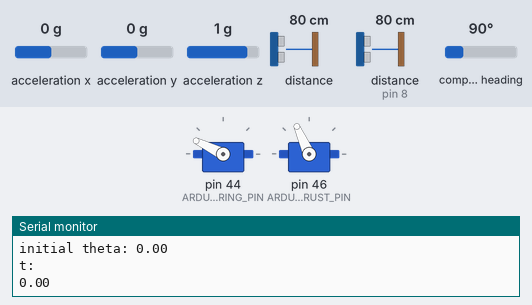
The sketch below on a simulated Arduino Mega 2560, built with avr-gcc and run on an emulated ATmega2560. On the bench: 2 × servo, the last lines printed to the serial monitor. Wiring (inferred from the names in the program): ultrasonic range finder: trigger pin 9; echo pin 8. Inputs (shaded band) come from the test bench; at power-on: distance to the obstacle (sensor on pin 8) 80 cm, distance to the obstacle 80 cm, acceleration x 0 g, acceleration y 0 g, acceleration z 1 g, compass heading 90°. The echo pulse lasts 58.3 µs per cm.

Above: at 5.2 s.
5.3 s: distance to the obstacle (sensor on pin 8) set to 97 cm
At 7.1 s:
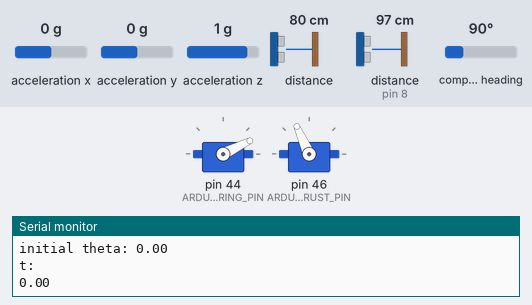
9.5 s: distance to the obstacle (sensor on pin 8) set to 104 cm
At 11.0 s:
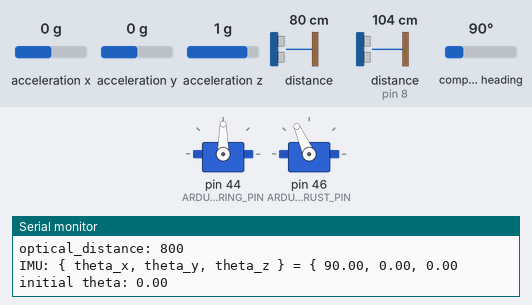
11.1 s: distance to the obstacle (sensor 0) set to 75 cm
12.6 s: distance to the obstacle (sensor 0) set to 66 cm
At 14.1 s:
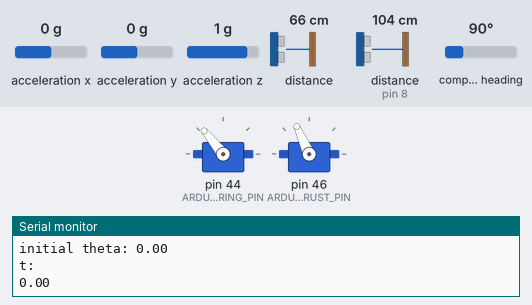
16.8 s: distance to the obstacle (sensor on pin 8) set to 2 cm
21.0 s: distance to the obstacle (sensor on pin 8) set to 120 cm
Timing chart, 0 to 26.2 s (numbered marks = the images above; inputs shaded):
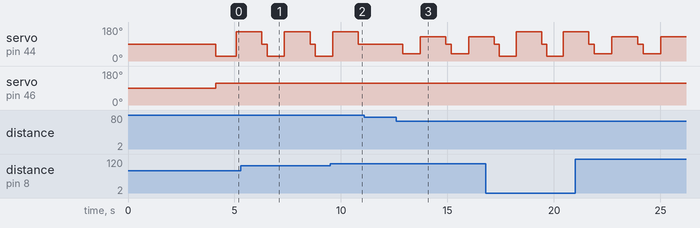

The sketch:

testerCode.ino
```cpp
#include <Arduino.h>
#include <Servo.h>
#include <Ultrasonic.h>
#include "pin_numbers.h"
#include "Adafruit_VL53L0X.h"
#include <Adafruit_BNO055.h>


// The following minimum and maximum command values are technically arbitrary, so I'm going to pick values
// such that negative means reverse, postive means forward, and zero means stop, since that makese sense to me.
#define THRUST_CMD_MIN -100
#define THRUST_CMD_MAX 100
// notice I didn't actually specify a 0 value, 0 will mean stop as a consequence of having a symetric minimum and maximum value: 0 will be in the
// middle of these two values, which will correspond to the middle value of the servo minimum and maximum, which corresponds to "stop".

// Same as above, I'm just picking values so that negative means left and postivie right, and the numbers should
// roughly correspond with the steering angle which we know is constrained to -35 to 35 degrees.
#define STEERING_CMD_MIN -35
#define STEERING_CMD_MAX 35

// The following pin numbers are determined by the PCB design and should not be changed,
// unless you have had to re-wire the servo lines to different pins for some reason.
// This sets the steering servo pin to 44.
#define ARDUINO_STEERING_PIN 44
// This sets the thrust servo pin to 46.
#define ARDUINO_THRUST_PIN 46

// This sets the minimum and maximum values in microseconds
// of the steering servo pulse width, These values are determined by the hardware and should not be changed.
#define STEERING_SERVO_MIN 919
#define STEERING_SERVO_MAX 2088
// This sets the minimum and maximum values in microseconds
// of the drive servo pulse width
#define THRUST_SERVO_MIN 1292
#define THRUST_SERVO_MAX 1688
// Strictly speaking, the above #define lines are not necessary, See note 1 for an explanation.
  // This sets the ultrasonic distance sensor trigger pin to output mode
// These are the steering and thrust servo objects
// They store configuration information for each servo
Servo steering_servo;
Servo thrust_servo;

// These will be our variables to control the thrust and steering. Values will be on the range defined by the *_CMD_MIN and *_CMD_MAX lines at the top of this file.
int thrust_command = 0;
int steering_command = 0;
int safetyDistance = 1000;
int lidarDistance = 700;
int ultrasonic_distance;
double initial_theta;
boolean isTurningLidar;
boolean isTurningUltras;
double t;

Adafruit_VL53L0X optical_sensor = Adafruit_VL53L0X();
Adafruit_BNO055 imu_sensor = Adafruit_BNO055( 55 );
VL53L0X_RangingMeasurementData_t optical_distance_object;
int optical_distance;
imu::Vector<3> euler_angles;


//Ultrasonic ultrasonicThree(ULTRASONIC_TRIGGER_PIN_3, ULTRASONIC_ECHO_PIN_3);  // for a sensor mounted on the left side
Ultrasonic ultrasonicFour(ULTRASONIC_TRIGGER_PIN_4, ULTRASONIC_ECHO_PIN_4); // for a sensor mounted on the right side
void setup() {
  delay(4000);
   initial_theta = euler_angles.x();

  // These lines configure the arduino hardware to interface with the two servos
  steering_servo.attach( ARDUINO_STEERING_PIN, STEERING_SERVO_MIN, STEERING_SERVO_MAX );
  thrust_servo.attach( ARDUINO_THRUST_PIN, THRUST_SERVO_MIN, THRUST_SERVO_MAX );
    // This sets the ultrasonic distance sensor trigger pin to output mode
  pinMode( ULTRASONIC_TRIGGER_PIN_4, OUTPUT );
  // This sets the ultrasonic distance sensor echo pin to input mode
  pinMode( ULTRASONIC_ECHO_PIN_4, INPUT );
  Serial.begin(9600);
  delay(10);
  Serial.println("start up");

    if ( !imu_sensor.begin() )
  {
      // This prints an error stating that Arduino was unable to connect to the BNO055
      Serial.println(F("Cannot successfully connect to BNO055."));
      // This pauses the program execution
      while(1);
  }
    imu_sensor.setExtCrystalUse( true );

    if ( !optical_sensor.begin() )
  {
    // If defined by the user, this prints an error to the terminal

      // This prints an error stating that Arduino was unable to connect to the VL53L0X
      Serial.println(F("Cannot successfully connect to VL53L0X."));
      // This pauses the program execution
      while(1);
  }
}
unsigned long printInterval = 500;
unsigned long lastPrint = millis();
void loop() {
  optical_distance = measure_optical_distance();
  ultrasonic_distance = measure_ultrasonic_distance( ULTRASONIC_TRIGGER_PIN_4, ULTRASONIC_ECHO_PIN_4);
  euler_angles = imu_sensor.getVector( Adafruit_BNO055::VECTOR_EULER );
  int constant = -6;

double  theta_sensor = euler_angles.x() - initial_theta;

  thrust_command = 27;
    if (isTurningLidar)
  {
    delay(700);
    steering_command = 15;
   int steering_value = constrain(
                         map(steering_command, STEERING_CMD_MIN, STEERING_CMD_MAX, STEERING_SERVO_MIN, STEERING_SERVO_MAX),
                         STEERING_SERVO_MIN, STEERING_SERVO_MAX);
       steering_servo.write( steering_value);

    isTurningLidar = false;
    isTurningUltras = false;
    delay(1200);
    steering_command = 0;
  }
  else if (isTurningUltras)
  {
       delay(700);
    steering_command = 25;

    isTurningUltras = false;
    isTurningLidar = false;
   int steering_value = constrain(
                         map(steering_command, STEERING_CMD_MIN, STEERING_CMD_MAX, STEERING_SERVO_MIN, STEERING_SERVO_MAX),
                         STEERING_SERVO_MIN, STEERING_SERVO_MAX);
       steering_servo.write( steering_value);
       delay(1200);
     steering_command = 0;
  }
  else if (ultrasonic_distance <= safetyDistance || optical_distance <= safetyDistance)
  {
    if (ultrasonic_distance <= safetyDistance && !isTurningUltras)
    {
      steering_command = -25;
      isTurningUltras = true;

    }
    else if (optical_distance <= lidarDistance && optical_distance != -1 && !isTurningLidar)
    {
      steering_command = -20;
      isTurningLidar = true;
    }
  }
//  else if ( ( theta_sensor < 0.5 ) && ( theta_sensor > -0.5) )
//  {
//    steering_command = 0;
//  }
//  else
//  {
//     steering_command = constant * theta_sensor * steering_command;
//
//  }

   int thrust_value = constrain( //note in previous examples we did not use the constrain function. See Note 2
                       map(thrust_command, THRUST_CMD_MIN, THRUST_CMD_MAX, THRUST_SERVO_MIN, THRUST_SERVO_MAX),
                       THRUST_SERVO_MIN, THRUST_SERVO_MAX);

   int steering_value = constrain(
                         map(steering_command, STEERING_CMD_MIN, STEERING_CMD_MAX, STEERING_SERVO_MIN, STEERING_SERVO_MAX),
                         STEERING_SERVO_MIN, STEERING_SERVO_MAX);


  steering_servo.write( steering_value);
  thrust_servo.write(thrust_value);


  // Here's where you might read from the sensors to determine what values you want to set thrust_command and steering_command to.
  //unsigned int ultrasonicFour = measure_ultrasonic_distance( ULTRASONIC_TRIGGER_PIN_4, ULTRASONIC_ECHO_PIN_4 );
//  optical_distance = measure_optical_distance();
//  euler_angles = imu_sensor.getVector( Adafruit_BNO055::VECTOR_EULER );

 // thrust_command = 0;   // 0 should be stop, negative values reverse, positive values forward. Values may range from THRUST_CMD_MIN and THRUST_CMD_MAX
 // steering_command = 0; // 0 is straight ahead, negative values left, positive values right. Values may range from STEERING_CMD_MIN to STEERING_CMD_MAX


  // this is what actually updates the servo controller and changes the hardware value
//  if (optical_distance > safetyDistance)
//  {
//    thrust_command = 30;
//    steering_command = 0;
//
//  }
//  else if (optical_distance <= safetyDistance)
//  {
//    steering_command = 15;
//    thrust_command = 15;
//
//    t = time();
//    is_turning = true;
//
//
//  }
//
//  if ( ( is_turning ) && ( t > 5) )
//  {
//
//    steering_command = -15
//    thrust_command = 15;
//
//    is_turning_back = true;
//  }


   // this map function takes a variable on a range between THRUST_CMD_MIN and THRUST_CMD_MAX and returns a corresponding value
  // on the range of THRUST_SERVO_MIN and THRUST_SERVO_MAX
  if (millis() - lastPrint > printInterval)
  {
  lastPrint = millis();
  Serial.println("**********************");
  Serial.print("thrust_value = ");
  Serial.println(thrust_value);

  Serial.print("thrust_command = ");
  Serial.println(thrust_command);

  Serial.print("steering_command = ");
  Serial.println(steering_command);

  Serial.print("optical_distance: ");
  Serial.println(optical_distance);
  Serial.print("IMU: ");
  Serial.print("{ theta_x, theta_y, theta_z } = { ");
    // This prints the X angle to the serial terminal
  Serial.print( euler_angles.x() );
    // This prints a comma for the displayed vector
  Serial.print(", ");
    // This prints the Y angle to the serial terminal
    Serial.print( euler_angles.y() );
    // This prints a comma for the displayed vector
    Serial.print(", ");
    // This prints the Z angle to the serial terminal
    Serial.print( euler_angles.z() );
    Serial.println("");
    Serial.print("initial theta: ");
    Serial.println(initial_theta);
    Serial.println("t: ");
    Serial.print(t);
  }
  //thrust_servo.writeMicroseconds(thrust_value);
 // steering_servo.writeMicroseconds(steering_value);

  // As a general good practice, only call functions that will make changes to the hardware, such as the above writeMicrosecond calls, in just one place in the main loop.
  // It usually makes sense to make this happen at the end of the loop, just before the closing }.
  // This will make any problems much easier to debug than if these calls were sprinkled throughout more complex code.
}

/* Note 1
 *  We could also just put all the numbers directly into the code where needed and the result would be the exact same program uploaded
 *  to the Arduino. The #define lines are to help us humans stay organized and remember what all the values mean, and collect them in
 *  a place that makes it easier to go back and change if we ever want to. When numbers show up directly in the code
 *  we call them "magic numbers", because their meaning is obscured, and there is no context for the value (so the joke is that they are magic).
 *  It is generally considered bad practice to use magic numbers because it makes it difficult for someone reading the code to understand the meaning.
 *  That "someone" could very easily be you a couple weeks after you've last looked, and have since forgotten the meaning behind all the magic numbers!
 */

/* Note 2
 *  The map function by itself does not prevent the output value going beyond the minimum or maximum output range. For example
 *  map(x, -50, 50, -100, 100);
 *  Will take the value in x, assumed to be on a range of [-50, 50] and map to [-100, 100].
 *  However, if x is greater than 50, or less than -50, map will happily return a value greater than 100, or less than -100.
 *  Wrapping map in constrain like so:
 *  constrain(map(x, -50, 50, -100, 100), -100, 100);
 *  will force the output value to within the bounds set by constrain. When you are just typing in numbers manually this may not seem very useful,
 *  but when values for the commanded thrust or steering are generated by parts of the algorithm, we would like some way of making sure that they do not
 *  exceed the maximum range of the servo values!
 */
 unsigned int measure_ultrasonic_distance( int trigger_pin, int echo_pin )
{

  // This function returns the distance measured by the ultrasonic distance
  // sensors in units of millimeters.

  // This is the number of instances to average the distance measurement over
  int sample_number = 5;

  // This initializes an indexing variable for counting the number of
  // distance measurement samples
  int sample_index;

  // This initializes the distance measurement variable
  unsigned long int echo_duration = 0;

  // This iterates through the distance sample measurements adding the
  // current measurement value to a running sum
  for ( sample_index = 0; sample_index < sample_number; sample_index++ )
  {

    // This sets the trigger pin to low to avoid extraneous noise in the
    // distance measurement
    digitalWrite( trigger_pin, LOW );
    // This delays for a short period to ensure that the pin is fully set
    // to zero
    delayMicroseconds( 2 );

    // This sets the trigger pin to high to trigger the ultrasonic sensor
    // to emit the burst of ultrasonic signals
    digitalWrite( trigger_pin, HIGH );
    // This pauses for 10 microseconds to ensure that the ultrasonic sensor
    // fully triggers
    delayMicroseconds( 10 );
    // This sets the trigger pin to low so that the ultrasonic sensor will
    // only trigger a single time
    digitalWrite( trigger_pin, LOW );

    // This reads the echo pin and returns the travel time in microseconds
    // and adds it to the running sum
    echo_duration += pulseIn( echo_pin, HIGH );

    // This pauses for 10 milliseconds to ensure that any echos don't
    // contaminate the next measurement
    delay( 10 );

  }

  // This calculates the distance in millimeters by averageing over the
  // measured samples and dividing by twice the speed of sound
  unsigned int echo_distance = ( ( float ) echo_duration / ( float ) sample_number ) / 5.9;

  // This returns the distance from the ultrasonic sensor
  return echo_distance;

}
```

measure_optical_distance.ino
```cpp
// This function measures the optical distance as returned by the VL53L0X
// optical time of flight distance sensor.
int measure_optical_distance()
{

   // This creates an object to store the distance measurement from the
   // optical distance sensor
   VL53L0X_RangingMeasurementData_t optical_distance_object;


  // This takes a distance measurement from the optical distance
  // sensor
  optical_sensor.rangingTest( &optical_distance_object, false);

  // This initializes the output distance from the optical sensor
  int tof_distance = -1; // use negative number to indicate out-of-range

  // If the sensor isn't out of range, this returns the measured distance
  if ( optical_distance_object.RangeStatus != 4 )
  {
    // This extracts the measured distance from the optical sensor
    tof_distance = optical_distance_object.RangeMilliMeter;
  }

  // This returns the measured optical distance (or -1 if the sensor is
  // out of range)
  return tof_distance;

}
```

pin_numbers.h
```cpp
// You should not have to change these values unless you alter the PCB in some way.

// This defines the pin number for the first status LED indicator
#define LED_STATUS_PIN_1 40
// This defines the pin number for the second status LED indicator
#define LED_STATUS_PIN_2 48

// This defines the analog read pin for measuring the battery voltage
// from the Vin pin
#define VIN_VOLTAGE_READ_PIN A3

// This defines the trigger pin of the first ultrasonic sensor
#define ULTRASONIC_TRIGGER_PIN_1 3
// This defines the echo pin of the first ultrasonic sensor
#define ULTRASONIC_ECHO_PIN_1 2

// This defines the trigger pin of the second ultrasonic sensor
#define ULTRASONIC_TRIGGER_PIN_2 5
// This defines the echo pin of the second ultrasonic sensor
#define ULTRASONIC_ECHO_PIN_2 4

// This defines the trigger pin of the third ultrasonic sensor
#define ULTRASONIC_TRIGGER_PIN_3 7
// This defines the echo pin of the third ultrasonic sensor
#define ULTRASONIC_ECHO_PIN_3 6

// This defines the trigger pin of the fourth ultrasonic sensor
#define ULTRASONIC_TRIGGER_PIN_4 9
// This defines the echo pin of the fourth ultrasonic sensor
#define ULTRASONIC_ECHO_PIN_4 8

// This defines the pin for reading in the thrust servo signal
// from the RC receiver
#define RC_THRUST_PIN 11
// This defines the pin for reading in the steering servo signal
// from the RC receiver
#define RC_STEERING_PIN 12

// This sets the steering servo pin to 44
#define ARDUINO_STEERING_PIN 44
// This sets the thrust servo pin to 46
#define ARDUINO_THRUST_PIN 46

// This sets the minimum and maximum values in microseconds
// of the steering servo pulse width
#define STEERING_SERVO_MIN 919
#define STEERING_SERVO_MAX 2088
// This sets the minimum and maximum values in microseconds
// of the drive servo pulse width
#define THRUST_SERVO_MIN 1292
#define THRUST_SERVO_MAX 1688
```

Measured:
- the behaviour switches between 101 and 102 cm on distance to the obstacle (sensor on pin 8) (found by bisection; images 1 and 2)
- the behaviour switches between 71 and 70 cm on distance to the obstacle (sensor 0) (found by bisection; images 2 and 3)
- after the input at 12.6 s, servo on pin 44 (ARDUINO_STEERING_PIN): 90° → 38° after 0.31 s, → 129° 0.82 s later, → 90° 1.2 s later, → 38° 0.26 s later, … (5 changes in this stretch)
